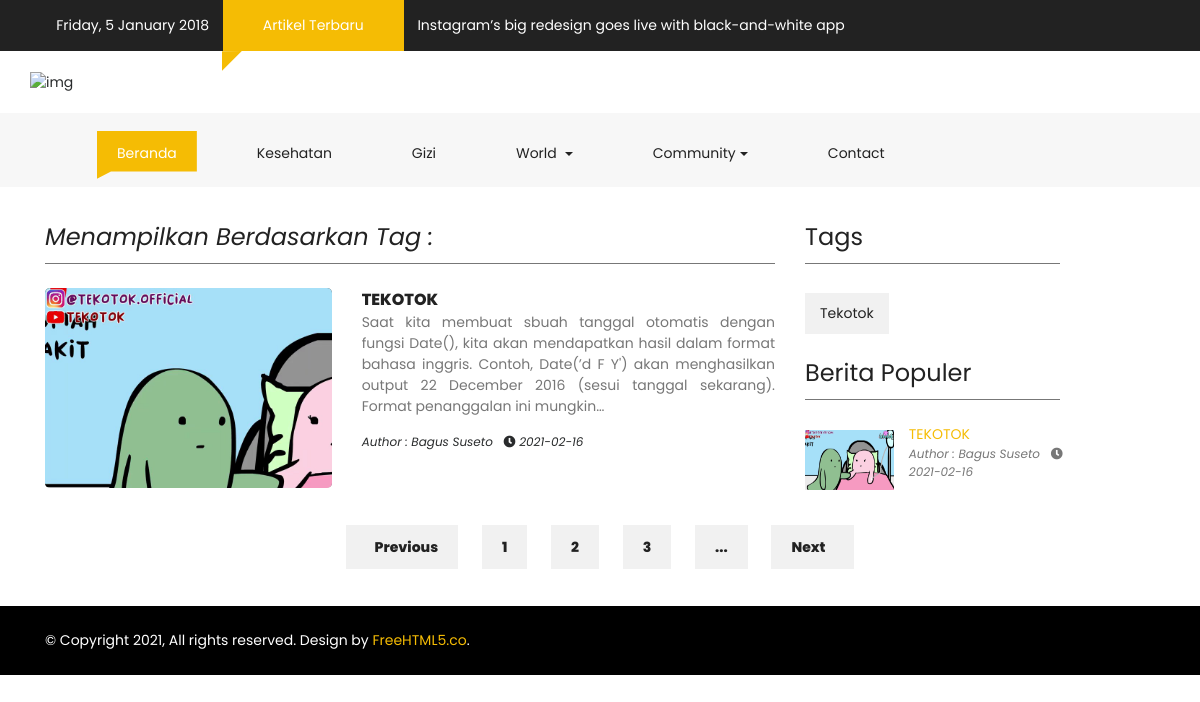
/Blog/tag/Tekotok, run on the app's committed database.
### tables this page shows
CREATE TABLE `artikel` (
  `id` int(11) NOT NULL,
  `tanggal` date NOT NULL,
  `judul_artikel` varchar(100) NOT NULL,
  `video` text NOT NULL,
  `image` text NOT NULL,
  `deskripsi` text NOT NULL,
  `author` varchar(50) NOT NULL,
  `tag` varchar(50) NOT NULL
);

### application/controllers/Blog.php (called while the page is built, shortened)
<?php
class Blog extends CI_Controller
{
    public function __construct()
    {
        $this->load->model('M_artikel');
    }
    public function tag($id)
    {
        $data['artikel'] = $this->M_artikel->get_by_tag()->result_array();
        $data['title'] = 'Healtify - Tag';
        $this->load->view('index-templates/header', $data);
        $this->load->view('blog/tag', $data);
        $this->load->view('index-templates/footer');
    }
}

### index.php (called while the page is built, shortened)
<?php
require_once BASEPATH.'core/CodeIgniter.php';

### application/models/M_artikel.php (called while the page is built, shortened)
<?php
class M_artikel extends CI_Model
{
    public function get_by_tag()
    {
        $this->db->order_by('id', 'DESC');
        $this->db->where('tag', $this->uri->segment(3));
        return $this->db->get('artikel');
    }
}

### application/views/blog/tag.php (the view, shortened to what this page needs)
<div class="container-fluid pb-4 pt-4 paddding">
    <div class="container paddding">
        <div class="row mx-0">
            <div class="col-md-8 animate-box" data-animate-effect="fadeInLeft">
                <div>
                    <div class="fh5co_heading fh5co_heading_border_bottom py-2 mb-4" style="font-style: oblique;">Menampilkan Berdasarkan Tag : </div>
                </div>
                <?php foreach ($artikel as $row) : ?>
                    <div class="row pb-4">
                        <div class="col-md-5">
                            <div class="fh5co_hover_news_img">
                                <div class="fh5co_news_img"><img src="<?= base_url('assets/img/artikel/') . $row['image'] ?>" alt="" /></div>
                            </div>
                        </div>
                        <div class="col-md-7 animate-box">
                            <a href="<?= base_url('Blog/artikel/') . $row['id'] ?>" class="fh5co_magna py-2"> <?= $row['judul_artikel'] ?> </a>
                            <div class="fh5co_consectetur"> <?= htmlspecialchars_decode(character_limiter($row['deskripsi'], 350)); ?>
                            </div>
                            <p style="font-style: oblique; text-color:grey; font-size:12px;">Author : <?= $row['author'] ?> &nbsp; <i class="fas fa-clock"></i> <?= $row['tanggal'] ?></p>
                        </div>
                    </div>
                <?php endforeach; ?>
            </div>
            <div class=" col-md-3 animate-box" data-animate-effect="fadeInRight">
                <div>
                    <div class="fh5co_heading fh5co_heading_border_bottom py-2 mb-4">Tags</div>
                </div>
                <div class="fh5co_tags_all">
                    <?php foreach ($artikel as $row) : ?>
                        <a href="<?= base_url('Blog/tag/') . $row['tag'] ?>" class="fh5co_tagg"><?= $row['tag'] ?></a>
                    <?php endforeach; ?>
                </div>
                <div>
                    <div class="fh5co_heading fh5co_heading_border_bottom pt-3 py-2 mb-4">Berita Populer</div>
                </div>
                <?php foreach ($artikel as $row) : ?>
                    <div class="row pb-3">
                        <div class="col-5 align-self-center">
                            <a href="<?= base_url('Blog/artikel/') . $row['id'] ?>"><img src="<?= base_url('assets/img/artikel/') . $row['image'] ?>" alt="img" class="fh5co_most_trading"></a>
                        </div>
                        <div class="col-7 paddding">
                            <div class="most_fh5co_treding_font" style="text-decoration:none;"> <a href="<?= base_url('Blog/artikel/') . $row['id'] ?>"><?= character_limiter($row['judul_artikel'], 30) ?></a></div>
                            <div class="most_fh5co_treding_font_123">
                                <p style="font-style: oblique; text-color:grey; font-size:12px;">Author : <?= $row['author'] ?> &nbsp; <i class="fas fa-clock"></i> <?= $row['tanggal'] ?></p>
                            </div>
                        </div>
                    </div>
                <?php endforeach; ?>
            </div>
        </div>
        <div class="row mx-0 animate-box" data-animate-effect="fadeInUp">
            <div class="col-12 text-center pb-4 pt-4">
                <a href="#" class="btn_mange_pagging"><i class="fa fa-long-arrow-left"></i>&nbsp;&nbsp; Previous</a>
                <a href="#" class="btn_pagging">1</a>
                <a href="#" class="btn_pagging">2</a>
                <a href="#" class="btn_pagging">3</a>
                <a href="#" class="btn_pagging">...</a>
                <a href="#" class="btn_mange_pagging">Next <i class="fa fa-long-arrow-right"></i>&nbsp;&nbsp; </a>
            </div>
        </div>
    </div>
</div>

### application/views/index-templates/header.php (shortened to what this page needs)
<!DOCTYPE html>
<html lang="en" class="no-js">
<head>
	<link href="<?= base_url('assets/'); ?>css/media_query.css" rel="stylesheet" type="text/css" />
	<link href="<?= base_url('assets/'); ?>css/bootstrap.css" rel="stylesheet" type="text/css" />
	<link href="<?= base_url('assets/') ?>vendor/fontawesome-free/css/all.min.css" rel="stylesheet" type="text/css">
	<link href="<?= base_url('assets/'); ?>css/animate.css" rel="stylesheet" type="text/css" />
	<link href="<?= base_url('assets/'); ?>css/owl.carousel.css" rel="stylesheet" type="text/css" />
	<link href="<?= base_url('assets/'); ?>css/owl.theme.default.css" rel="stylesheet" type="text/css" />
	<link href="<?= base_url('assets/'); ?>css/style_1.css" rel="stylesheet" type="text/css">
</head>
<body>
	<div class="container-fluid fh5co_header_bg">
		<div class="container">
			<div class="row">
				<div class="col-12 fh5co_mediya_center"><a href="#" class="color_fff fh5co_mediya_setting"><i class="fa fa-clock-o"></i>&nbsp;&nbsp;&nbsp;Friday, 5 January 2018</a>
					<div class="d-inline-block fh5co_trading_posotion_relative"><a href="#" class="treding_btn">Artikel Terbaru</a>
						<div class="fh5co_treding_position_absolute"></div>
					</div>
					<a href="#" class="color_fff fh5co_mediya_setting">Instagram’s big redesign goes live with black-and-white app</a>
				</div>
			</div>
		</div>
	</div>
	<div class="container-fluid">
		<div class="container">
			<div class="row">
				<div class="col-12 col-md-3 fh5co_padding_menu">
					<img src="images/logo.png" alt="img" class="fh5co_logo_width" />
				</div>
			</div>
		</div>
	</div>
	<div class="container-fluid bg-faded fh5co_padd_mediya padding_786">
		<div class="container padding_786">
			<nav class="navbar navbar-toggleable-md navbar-light ">
				<div class="collapse navbar-collapse" id="navbarSupportedContent">
					<ul class="navbar-nav mr-auto">
						<li class="nav-item active">
							<a class="nav-link" href="<?= base_url('') ?>">Beranda <span class="sr-only">(current)</span></a>
						</li>
						<li class="nav-item ">
							<a class="nav-link" href="blog.html">Kesehatan <span class="sr-only">(current)</span></a>
						</li>
						<li class="nav-item ">
							<a class="nav-link" href="single.html">Gizi <span class="sr-only">(current)</span></a>
						</li>
						<li class="nav-item dropdown">
							<a class="nav-link dropdown-toggle" href="#" id="dropdownMenuButton2" data-toggle="dropdown" aria-haspopup="true" aria-expanded="false">World <span class="sr-only">(current)</span></a>
						</li>
						<li class="nav-item dropdown">
							<a class="nav-link dropdown-toggle" href="#" id="dropdownMenuButton3" data-toggle="dropdown" aria-haspopup="true" aria-expanded="false">Community<span class="sr-only">(current)</span></a>
						</li>
						<li class="nav-item ">
							<a class="nav-link" href="Contact_us.html">Contact <span class="sr-only">(current)</span></a>
						</li>
					</ul>
				</div>
			</nav>
		</div>
	</div>

### application/views/index-templates/footer.php (shortened to what this page needs)
<div class="container-fluid fh5co_footer_right_reserved">
	<div class="container">
		<div class="row  ">
			<div class="col-12 col-md-6 py-4 Reserved"> © Copyright <?= date('Y') ?>, All rights reserved. Design by <a href="https://freehtml5.co" title="Free HTML5 Bootstrap templates">FreeHTML5.co</a>. </div>
			<div class="col-12 col-md-6 spdp_right py-4">
			</div>
		</div>
	</div>
</div>
</body>
</html>

### assets/css/style_1.css (style rules this page uses)
a,a:hover { color:#f5bc04 }
.fh5co_header_bg { background:#222;color:#fff }
.color_fff { color:#fff !important }
.treding_btn { background:#f5bc04;color:#fff;margin:0 10px;display:inline-block;padding:15px 40px }
.fh5co_trading_posotion_relative { position:relative }
.fh5co_treding_position_absolute { -webkit-clip-path:polygon(0 1%, 100% 0, 0 100%, 0% 100%);-moz-clip-path:polygon(0 1%, 100% 0, 0 100%, 0% 100%);-ms-clip-path:polygon(0 1%, 100% 0, 0 100%, 0% 100%);clip-path:polygon(0 1%, 100% 0, 0 100%, 0% 100%);height:20px;width:20px;background:#f5bc04;position:absolute;left:9px }
.fh5co_logo_width { width:130px }
.navbar-light .navbar-nav .open>.nav-link,.navbar-light .navbar-nav .active>.nav-link,.navbar-light .navbar-nav .nav-link.open,.navbar-light .navbar-nav .nav-link.active { color:#fff !important;padding-top:12px !important;padding-bottom:15px !important;padding-left:20px !important;padding-right:20px !important;margin:0 20px !important;-moz-transition:all .5s ease;-o-transition:all .5s ease;-webkit-transition:all .5s ease;-ms-transition:all .5s ease;transition:all .5s ease;background:#f5bc04 !important;-webkit-clip-path:polygon(100% 0, 100% 85%, 14% 85%, 0 100%, 0% 60%, 0 0);-moz-clip-path:polygon(100% 0, 100% 85%, 14% 85%, 0 100%, 0% 60%, 0 0);-ms-clip-path:polygon(100% 0, 100% 85%, 14% 85%, 0 100%, 0% 60%, 0 0);clip-path:polygon(100% 0, 100% 85%, 14% 85%, 0 100%, 0% 60%, 0 0) }
.navbar-light .navbar-nav .nav-link { color:#222 !important;padding-top:12px !important;padding-bottom:15px !important;padding-left:20px !important;padding-right:20px !important;margin:0 20px !important;-moz-transition:all .5s ease;-o-transition:all .5s ease;-webkit-transition:all .5s ease;-ms-transition:all .5s ease;transition:all .5s ease;position:relative !important;-webkit-clip-path:polygon(100% 0, 100% 85%, 14% 85%, 0 100%, 0% 60%, 0 0);-moz-clip-path:polygon(100% 0, 100% 85%, 14% 85%, 0 100%, 0% 60%, 0 0);-ms-clip-path:polygon(100% 0, 100% 85%, 14% 85%, 0 100%, 0% 60%, 0 0);clip-path:polygon(100% 0, 100% 85%, 14% 85%, 0 100%, 0% 60%, 0 0) }
.fh5co_padding_menu { padding:20px 0 }
.fh5co_padd_mediya { padding-top:10px }
.paddding { padding-left:0 !important;padding-right:0 !important }
.fh5co_heading { font-size:20px;color:#424040 }
.fh5co_heading_border_bottom { border-bottom:1px solid #777 }
.fh5co_news_img { height:200px;-webkit-border-radius:5px;-moz-border-radius:5px;-ms-border-radius:5px;border-radius:5px;overflow:hidden;position:relative;top:0;-webkit-box-shadow:inset 0 2px 3px 1px;-moz-box-shadow:inset 0 2px 3px 1px;-o-box-shadow:inset 0 2px 3px 1px;box-shadow:inset 0 2px 3px 1px;-moz-transition:all all 0.5s ease;-o-transition:all all 0.5s ease;-webkit-transition:all all 0.5s ease;-ms-transition:all all 0.5s ease;transition:all all 0.5s ease }
.fh5co_news_img>img { height:260px;min-width:100% }
.fh5co_magna { font-size:16px;color:#222 !important;font-weight:800 }
.fh5co_consectetur { font-size:14px;color:#777 }
.fh5co_tagg { background:#f1f1f1;padding:10px 15px;color:#222;-moz-transition:all .5s ease;-o-transition:all .5s ease;-webkit-transition:all .5s ease;-ms-transition:all .5s ease;transition:all .5s ease;margin-right:8px;margin-top:5px;margin-bottom:5px;display:inline-block }
.fh5co_most_trading { height:60px;width:100% }
.most_fh5co_treding_font_123 { font-size:12px;color:#777 }
.btn_mange_pagging { background:#f1f1f1;padding:12px 20px;color:#222 !important;font-weight:800;margin:0 10px;-moz-transition:all .5s ease;-o-transition:all .5s ease;-webkit-transition:all .5s ease;-ms-transition:all .5s ease;transition:all .5s ease }
.btn_pagging { background:#f1f1f1 !important;color:#222;padding:12px 20px !important;font-weight:800;margin:0 10px;-moz-transition:all .5s ease;-o-transition:all .5s ease;-webkit-transition:all .5s ease;-ms-transition:all .5s ease;transition:all .5s ease }
.fh5co_footer_right_reserved { background:#000 !important;color:#fff !important }
.spdp_right { text-align:right }
.fh5co_heading { font-size:24px;color:#222 }
.js .animate-box { opacity:0 }

### data on the page
artikel: image (placeholder picture), judul_artikel "TEKOTOK", deskripsi "Saat kita membuat sbuah tanggal otomatis dengan fungsi Date(), kita akan mendapatkan hasil dalam format bahasa inggris. Contoh, Date(’d F Y') akan menghasilkan output 22 December 2016 (sesui tanggal sekarang). Format penanggalan ini mungkin…", author "Bagus Suseto", tanggal "2021-02-16", tag "Tekotok"
